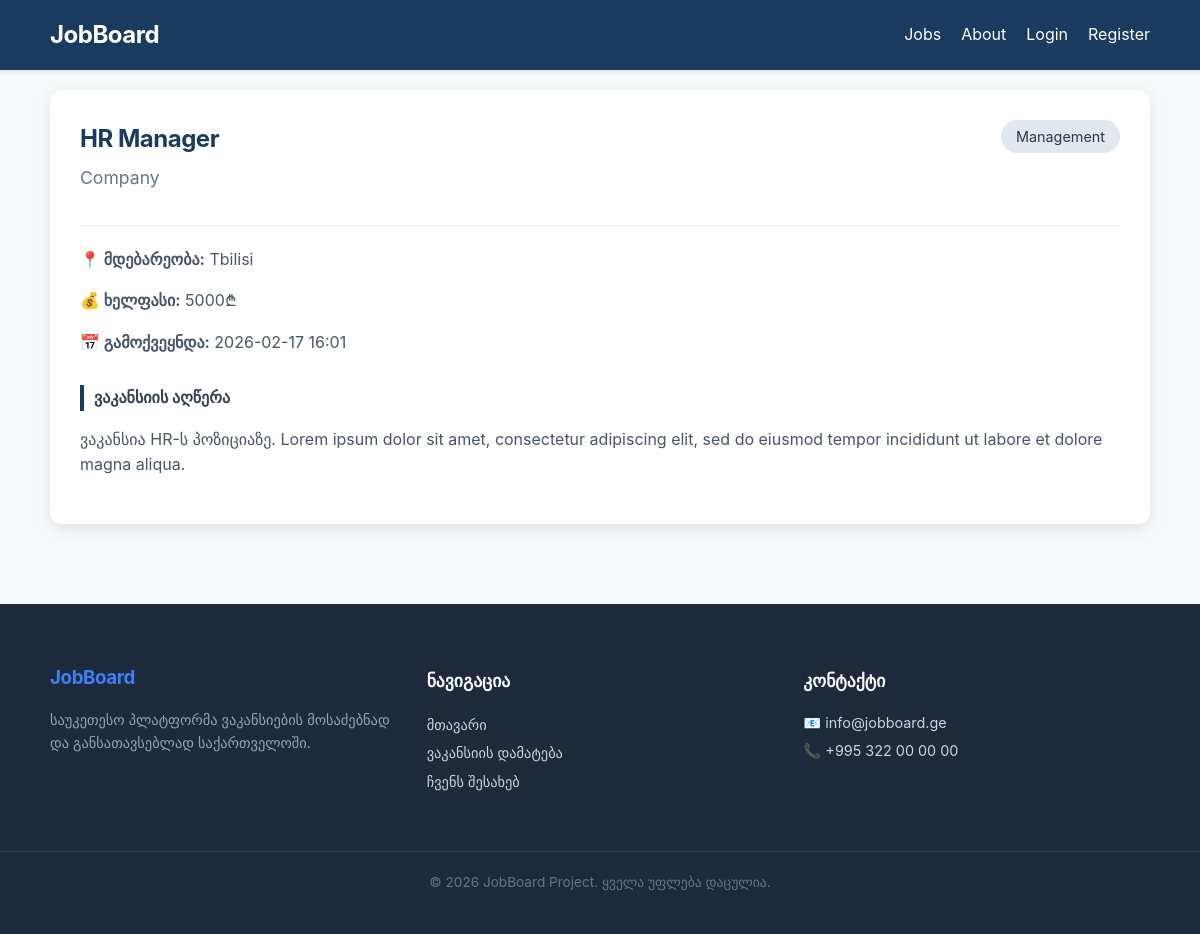
Page /job/6 on the committed database.
### models.py (models this page shows, shortened)
class Job(db.Model):
    id = db.Column(db.Integer, primary_key=True)
    title = db.Column(db.String(100), nullable=False)
    description = db.Column(db.Text, nullable=False)
    company = db.Column(db.String(100), nullable=False)
    salary = db.Column(db.String, nullable=False)  # Integer შევცვალე სტრინგით
    location = db.Column(db.String(100), nullable=False)
    category = db.Column(db.String(100), nullable=False)
    date_posted = db.Column(db.DateTime, nullable=False, default=get_georgian_time)
    user_id = db.Column(db.Integer, db.ForeignKey('user.id'), nullable=False)
    user_id = db.Column(db.Integer, db.ForeignKey('user.id'), nullable=False)

### routes.py (the view)
@app.route("/job/<int:job_id>")
def job_detail(job_id):
    job = Job.query.get_or_404(job_id)
    return render_template('job_detail.html', title=job.title, job=job)

### templates/job_detail.html (shortened to what this page needs)
{% extends "base.html" %}
{% block content %}
<article style="background: white; padding: 30px; border-radius: 12px; box-shadow: 0 4px 15px rgba(0,0,0,0.1); margin-top: 20px;">
    <div style="display: flex; justify-content: space-between; align-items: flex-start; border-bottom: 2px solid #f1f5f9; padding-bottom: 15px; margin-bottom: 20px;">
        <div>
            <h2 style="color: var(--primary-blue); margin: 0;">{{ job.title }}</h2>
            <p style="color: #64748b; font-size: 1.1rem; margin-top: 5px;">{{ job.company }}</p>
        </div>
        <span style="background: #e2e8f0; padding: 5px 15px; border-radius: 20px; font-size: 0.9rem;">{{ job.category }}</span>
    </div>
    <div style="margin-bottom: 30px;">
        <p><strong>📍 მდებარეობა:</strong> {{ job.location }}</p>
        <p><strong>💰 ხელფასი:</strong> {{ job.salary }}₾</p>
        <p><strong>📅 გამოქვეყნდა:</strong> {{ job.date_posted.strftime('%Y-%m-%d %H:%M') }}</p>
    </div>
    <div style="line-height: 1.6; color: #334155;">
        <h4 style="border-left: 4px solid var(--primary-blue); padding-left: 10px; margin-bottom: 15px;">ვაკანსიის აღწერა</h4>
        <p>{{ job.description }}</p>
    </div>
</article>
{% endblock %}

### static/css/style.css (style rules this page uses)
:root { --primary-font: 'Inter', -apple-system, BlinkMacSystemFont, "Segoe UI", Roboto, sans-serif; --primary-blue: #1a3a5f; --secondary-blue: #2c5282; --text-dark: #2d3748; --white: #ffffff; }
body { font-family: var(--primary-font); -webkit-font-smoothing: antialiased; -moz-osx-font-smoothing: grayscale; line-height: 1.6; color: #1e293b; margin: 0; background-color: #f7fafc; color: var(--text-dark); }
h1, h2, h3, .logo { font-weight: 700; letter-spacing: -0.02em; }
p { font-weight: 400; font-size: 1rem; color: #475569; }

### templates/base.html (style rules this page uses)
html, body { height: 100%; margin: 0; padding: 0; }
body { min-height: 100vh; position: relative; display: block; }

### rows in the picture
Job: title "HR Manager", company "Company", category "Management", location "Tbilisi", salary "5000", date_posted "2026-02-17 16:01", description "ვაკანსია HR-ს პოზიციაზე. Lorem ipsum dolor sit amet, consectetur adipiscing elit, sed do eiusmod tempor incididunt ut labore et dolore magna aliqua."
